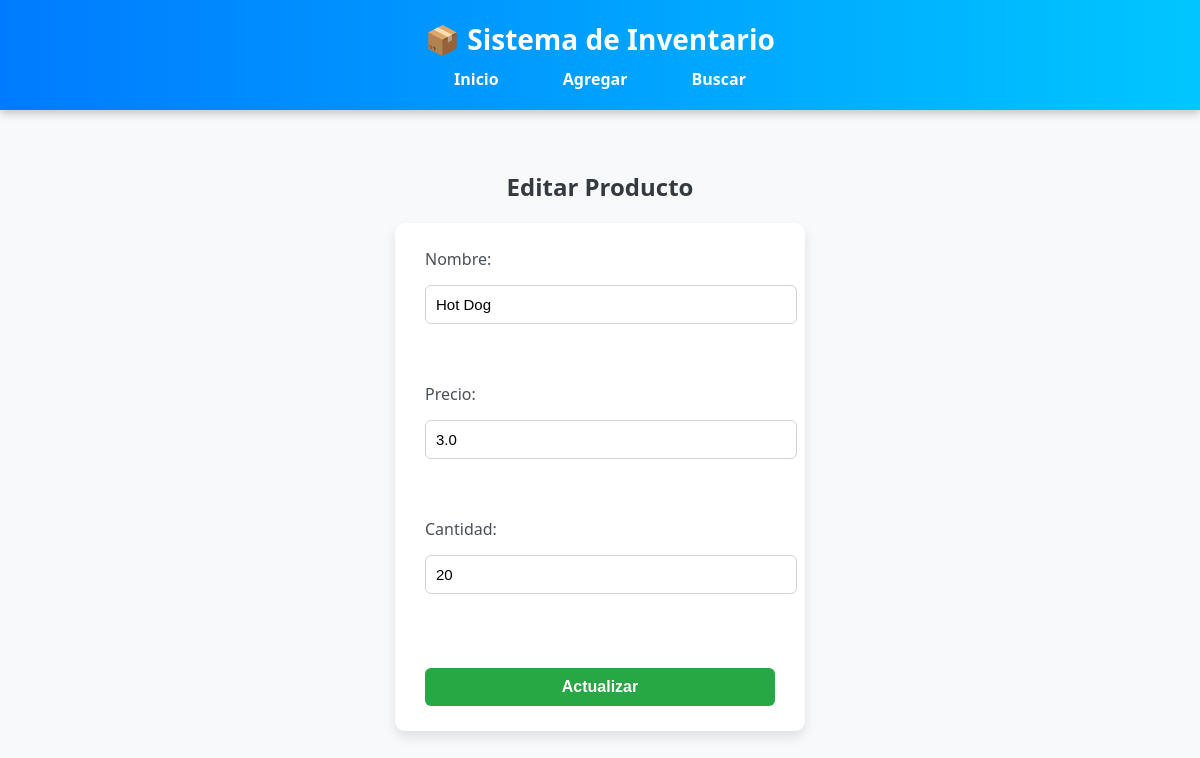
/editar/5, run on the app's committed database.
### tables this page shows
CREATE TABLE productos (
            id INTEGER PRIMARY KEY AUTOINCREMENT,
            nombre TEXT NOT NULL,
            precio REAL NOT NULL,
            cantidad INTEGER NOT NULL
        );

### app.py (the view, shortened to what this page needs)
@app.route('/editar/<int:id>', methods=["GET", "POST"])
def editar_producto(id):
    conn = get_connection()
    producto = conn.execute("SELECT * FROM productos WHERE id=?", (id,)).fetchone()
    conn.close()
    return render_template("editar_producto.html", producto=producto)

### database.py (called while the page is built)
def get_connection():
    conn = sqlite3.connect(DATABASE)
    conn.row_factory = sqlite3.Row
    return conn

### templates/editar_producto.html
{% extends "base.html" %}
{% block contenido %}
<h2>Editar Producto</h2>
<form method="POST">
Nombre: <input type="text" name="nombre" value="{{ producto['nombre'] }}" required><br><br>
Precio: <input type="number" step="0.01" name="precio" value="{{ producto['precio'] }}" required><br><br>
Cantidad: <input type="number" name="cantidad" value="{{ producto['cantidad'] }}" required><br><br>
<button type="submit">Actualizar</button>
</form>
{% endblock %}

### static/style.css (style rules this page uses)
body { font-family: 'Segoe UI', Tahoma, Geneva, Verdana, sans-serif; background-color: #f8f9fa; margin: 0; padding: 0; color: #495057; }
h2 { color: #343a40; margin-bottom: 20px; text-align: center; }
form { background-color: #ffffff; padding: 25px 30px; width: 350px; border-radius: 10px; box-shadow: 0px 6px 12px rgba(0, 0, 0, 0.1); display: flex; flex-direction: column; gap: 15px; }
input { width: 100%; padding: 10px; border: 1px solid #ced4da; border-radius: 6px; font-size: 15px; transition: all 0.3s ease; }
button { background-color: #28a745; color: white; padding: 10px 15px; border: none; border-radius: 6px; cursor: pointer; font-weight: bold; font-size: 16px; transition: all 0.3s ease; }

### data on the page
productos: nombre "Hot Dog", precio "3.0", cantidad "20"
